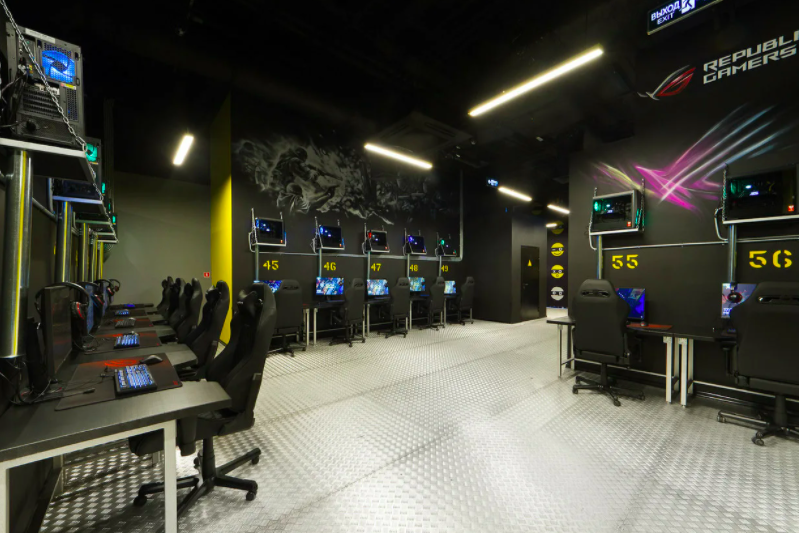
#> input picture proekt_002/de183cbc10.png, 799 x 533 px; its folder holds 6 pictures in this run
$ python -i proekt_002.py   (imports and definitions only)
#> lines starting #> are read from the running program, lines starting #| are printed output that depends on the picture
from tkinter import *
from PIL import Image, ImageTk

# [5 lines not run here, left out]
# [1 line that did not run here, left out]
# [1 line that did not run here, left out]
# [1 line not run here, left out]


def g2():
    a.destroy()
    g()
def g3():

    g()

# [2 lines that did not run here, left out]
# [1 line not run here, left out]
y12=""
infa=""
sos=""
sos1=""

infa2=""
sos2=""

infa3=""
sos3=""

infa4=""
sos4=""

infa5=""
sos5=""

def g():


    h=Tk()
    h.title("sotuv")
    h.geometry("1370x800")
    h.resizable(0,0)
    rasm23 = Image.open('de183cbc10.png').resize((1370,800))
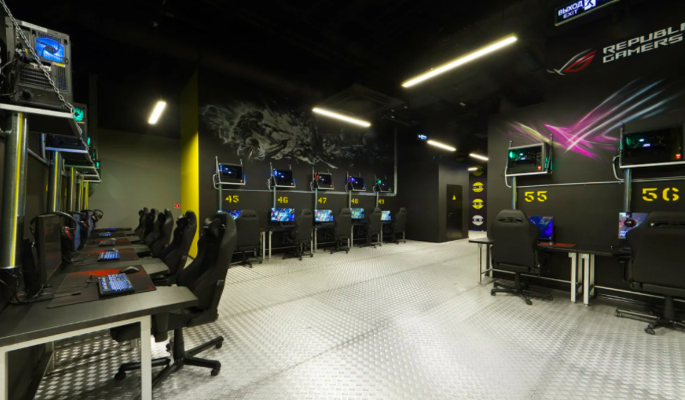
#> rasm23: PIL image 1370x800 RGB (shown at 1/2 size); mean R, G, B 78.4, 78.1, 67.3
    ssss= ImageTk.PhotoImage(rasm23)
    label1=Label(h,image=ssss)
    label1.place(x=0, y=0)


    s2=Label(h,bg="black",width="200",height="2")
    s2.pack()

    # [320 lines left out: function f3, not called in this run]
    s=Button(h,text=" Markaziy protsessor",bg="black",fg="white",command=f3)
    s.place(x=100,y=2)
#> (the run stopped early here; a loop or call above may not have finished)
